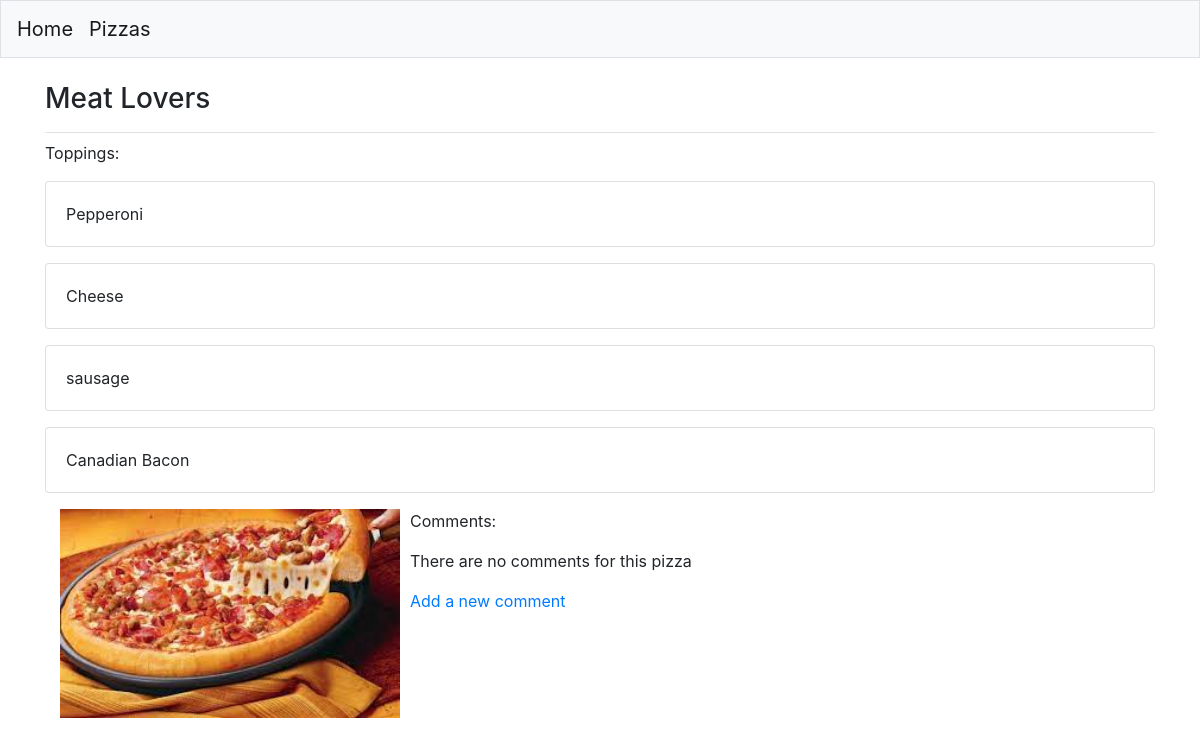
Screenshot of /pizzas/3/ with the database file from the repository.
### MainApp/models.py (models this page shows)
class Pizza(models.Model):
    name = models.CharField(max_length=100)
    def __str__(self):
        return self.name

class Topping(models.Model):
    pizza = models.ForeignKey(Pizza, on_delete=models.CASCADE)
    name = models.CharField(max_length=100)
    class Meta:
        verbose_name_plural = 'toppings'
    def __str__(self):
        return self.name

class Image(models.Model):
    pizza = models.ForeignKey(Pizza, on_delete=models.CASCADE)
    image = models.ImageField(upload_to='images/')

### MainApp/views.py (the view)
# urls.py: path('pizzas/<int:pizza_id>/', views.pizza, name='pizza' ),
def pizza(request, pizza_id):
    pizza = Pizza.objects.get(id=pizza_id)
    toppings = pizza.topping_set.all()
    comments = pizza.comment_set.all()
    if request.method == 'GET':
        image = pizza.image_set.all()
    context = {'pizza':pizza, 'toppings':toppings, 'comments':comments, 'image':image}
    return render(request, 'MainApp/pizza.html', context)

### MainApp/templates/mainapp/pizza.html
{% extends "MainApp/base.html" %}
{% block page_header %}
    <h3>{{ pizza }}</h3>
{% endblock page_header %}
{% block content %}
    <p>Toppings: </p>
    {% for t in toppings %}
        <div class="card mb-3">
            <div class="card-body">
                {{ t }}
            </div>
        </div>
    {% empty %}
        <p>There are no toppings for this pizza</p>
    {% endfor %}
    {% for i in image %}
        <div class="col-md-4">
                <img src="{{  i.image.url  }}" class="img-responsive" style="width: 100%; float: left; margin-right: 10px;" />
        </div>
    {% empty %}
        <p>There is no image for this pizza</p>
    {% endfor %}
    <p>Comments: </p>
    {% for c in comments %}
        <div class="card mb-3">
            <div class="card-body">
                {{ c|linebreaks }}
            </div>
        </div>
    {% empty %}
        <p>There are no comments for this pizza</p>
    {% endfor %}
    <p></p><a href="{% url 'MainApp:comment' pizza.id %}">Add a new comment</a></p>
{% endblock content %}

### rows the page displays
Pizza: name "Meat Lovers"
Topping: name "Pepperoni"
Topping: name "Cheese"
Topping: name "sausage"
Topping: name "Canadian Bacon"
Image: image (picture)
